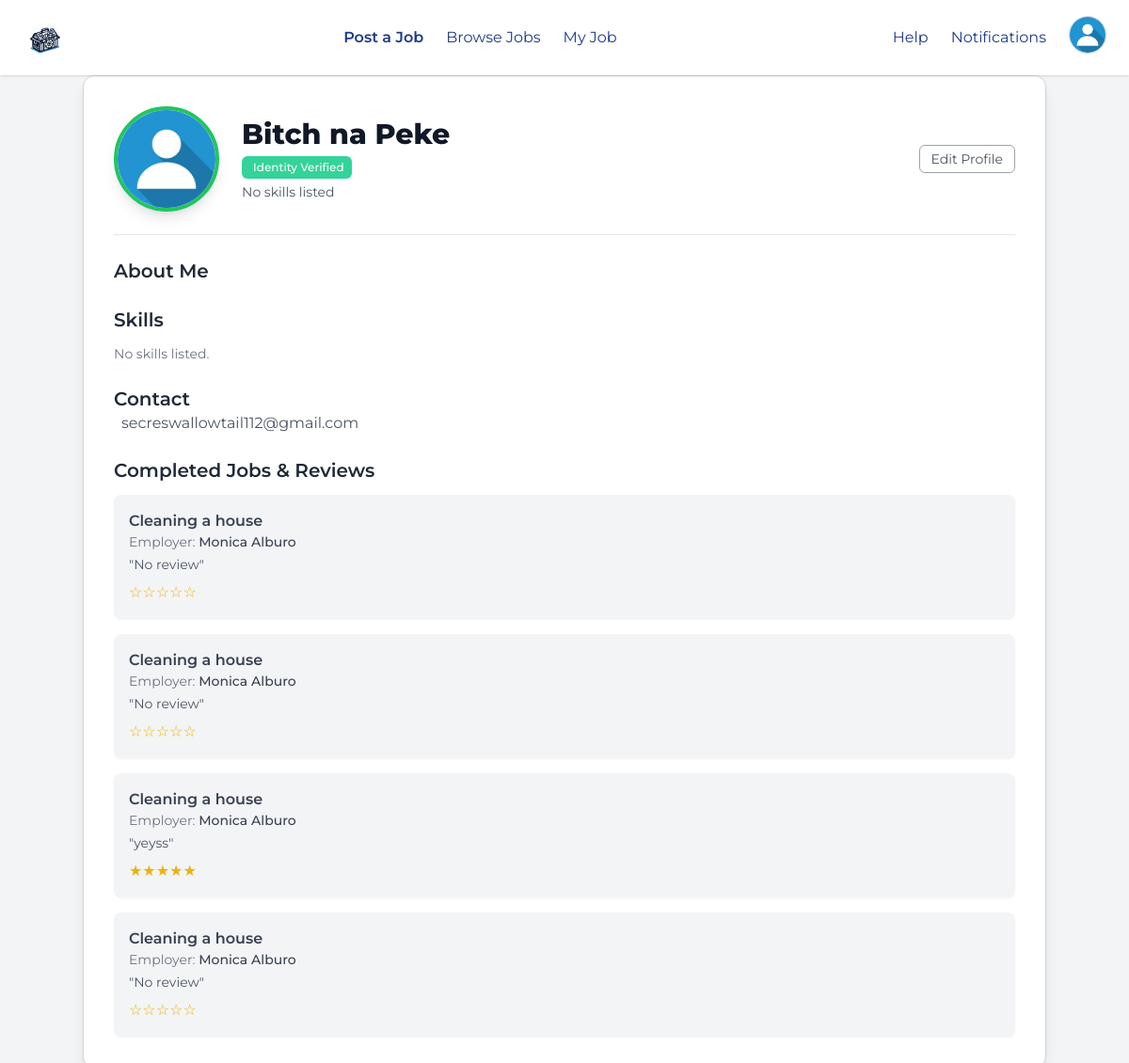
Page /user/userPublicProfile.php (signed in) on the committed database.
### tables this page shows
CREATE TABLE `user` (
  `id` int(11) NOT NULL,
  `first_name` varchar(50) NOT NULL,
  `last_name` varchar(50) NOT NULL,
  `email` varchar(100) NOT NULL,
  `id_type` varchar(50) NOT NULL,
  `id_file_path` varchar(255) NOT NULL,
  `contact_number` varchar(15) NOT NULL,
  `password_hash` varchar(255) NOT NULL,
  `created_at` datetime DEFAULT current_timestamp(),
  `email_verified` tinyint(1) DEFAULT 0,
  `verification_code` varchar(6) DEFAULT NULL,
  `status` enum('pending','approved','rejected') DEFAULT 'approved',
  `take_assesment` tinyint(1) NOT NULL,
  `profile_picture` varchar(255) DEFAULT NULL,
  `skills` text DEFAULT NULL,
  `about_me` text DEFAULT NULL,
  `general_location` varchar(255) DEFAULT NULL,
  `portfolio` text DEFAULT NULL,
  `verification_status` enum('unverified','identity_verified','fully_verified') NOT NULL DEFAULT 'unverified',
  `id_image` varchar(255) DEFAULT NULL
);

### user/userPublicProfile.php (the view, shortened to what this page needs)
<?php
include '../config/db_connection.php';
$user_id = $_SESSION['user_id'];
$stmt = $conn->prepare("SELECT * FROM user WHERE id = ?");
$stmt->bind_param("i", $user_id);
$stmt->execute();
$result = $stmt->get_result();
$user = $result->fetch_assoc();
$first_name = $user['first_name'];
$last_name = $user['last_name'];
$email = $user['email'];
$profile_picture = $user['profile_picture'] ?? '../uploads/profile_pictures/default-avatar.jpg';
$skills = $user['skills'] ? explode(',', $user['skills']) : [];
$verification_status = $user['verification_status'] ?? 'unverified';
$stmt = $conn->prepare("
    SELECT cj.job_title, cj.review, cj.rating, u.first_name AS employer_first_name, u.last_name AS employer_last_name
    FROM completed_jobs cj
    JOIN user u ON cj.user_id = u.id
    WHERE cj.provider_id = ?
");
$stmt->bind_param("i", $user_id);
$stmt->execute();
$result = $stmt->get_result();
$completed_jobs = $result->fetch_all(MYSQLI_ASSOC);
?>
<!DOCTYPE html>
<html lang="en">
<head>
  <script src="https://cdn.tailwindcss.com"></script>
</head>
<?php
include './userHeader.php';
?>
<body class="bg-gray-50 min-h-screen">
  <div class="max-w-5xl mx-auto p-8 bg-white shadow-lg rounded-xl p-8 border border-gray-300">
<div class="flex items-center justify-between pb-6 border-b relative">
    <div class="flex items-center gap-6">
        <img src="<?= $profile_picture; ?>" alt="Profile Picture"
             class="w-28 h-28 rounded-full border-4
             <?php
                if ($verification_status === 'fully_verified') echo 'border-blue-500';
                elseif ($verification_status === 'identity_verified') echo 'border-green-500';
                else echo 'border-red-500';
             ?> shadow-lg">
        <div>
            <h1 class="text-3xl font-extrabold text-gray-900">
                <?= htmlspecialchars($first_name . ' ' . $last_name); ?>
            </h1>
            <a href="../user/userVerifyAccount.php"
               class="inline-flex items-center text-xs font-medium mt-1 px-2 py-1 rounded-md text-white"
               style="background-color:
                    <?php
                        if ($verification_status === 'fully_verified')  echo '#3B82F6';
                        elseif ($verification_status === 'identity_verified') echo '#34D399';
                        else echo '#EF4444';
                    ?>;">
                <?php
                    if ($verification_status === 'fully_verified') echo 'Fully Verified';
                    elseif ($verification_status === 'identity_verified') echo 'Identity Verified';
                    else echo 'Not Verified';
                ?>
            </a>
            <p class="text-gray-600 text-sm mt-1">
                <?= !empty($skills) ? implode(' • ', $skills) : 'No skills listed'; ?>
            </p>
        </div>
    </div>
    <button onclick="openFormModal()" class="px-3 py-1 border border-gray-400 text-gray-600 text-sm rounded-md hover:bg-gray-100 transition">
        Edit Profile
    </button>
</div>
    <div class="mt-6">
        <h2 class="text-xl font-semibold text-gray-800">About Me</h2>
    </div>
    <div class="mt-6">
        <h2 class="text-xl font-semibold text-gray-800">Skills</h2>
        <div class="flex flex-wrap gap-2 mt-3">
            <?php if (!empty($skills)): ?>
                <?php foreach ($skills as $skill): ?>
                    <span class="px-4 py-2 bg-blue-800 text-white text-xs font-semibold rounded-full shadow-sm"><?= htmlspecialchars($skill); ?></span>
                <?php endforeach; ?>
            <?php else: ?>
                <p class="text-gray-500 text-sm">No skills listed.</p>
            <?php endif; ?>
        </div>
    </div>
    <div class="mt-6">
        <h2 class="text-xl font-semibold text-gray-800">Contact</h2>
        <p class="text-gray-600 flex items-center gap-2"><i class="fas fa-envelope text-blue-500"></i> <?= htmlspecialchars($email); ?></p>
    </div>
<div class="mt-6">
    <h2 class="text-xl font-semibold text-gray-800">Completed Jobs & Reviews</h2>
    <?php if (!empty($completed_jobs)): ?>
        <div class="mt-3 space-y-4">
            <?php foreach ($completed_jobs as $job): ?>
                <div class="p-4 bg-gray-100 rounded-lg shadow-sm">
                    <h3 class="font-semibold text-gray-700"><?= htmlspecialchars($job['job_title']); ?></h3>
                    <p class="text-gray-500 text-sm">Employer: <span class="font-medium text-gray-700"><?= htmlspecialchars($job['employer_first_name'] . ' ' . $job['employer_last_name']); ?></span></p>
                    <p class="text-gray-600 text-sm mt-1">"<?= nl2br(htmlspecialchars($job['review'] ?? 'No review')); ?>"</p>
                    <div class="mt-2 text-yellow-500">
                        <?php for ($i = 0; $i < ($job['rating'] ?? 0); $i++): ?>★<?php endfor; ?>
                        <?php for ($i = ($job['rating'] ?? 0); $i < 5; $i++): ?>☆<?php endfor; ?>
                    </div>
                </div>
            <?php endforeach; ?>
        </div>
    <?php else: ?>
        <p class="text-gray-500 text-sm mt-2">No completed jobs yet.</p>
    <?php endif; ?>
</div>
</html>

### user/userPublicProfile.php (style rules this page uses)
body { font-family: 'Montserrat', sans-serif; }

### user/userHeader.php (style rules this page uses)
body { font-family: 'Montserrat', sans-serif; }

### rows in the picture
user: profile_picture (placeholder picture), first_name+last_name "Bitch na Peke", email "secreswallowtail112@gmail.com"

### other values in the picture
$job['job_title'] "Cleaning a house"
$job['employer_first_name'] . ' ' . $job['employer_last_name'] "Monica Alburo"
$job['review'] "No review"
$job['review'] "yeyss"
